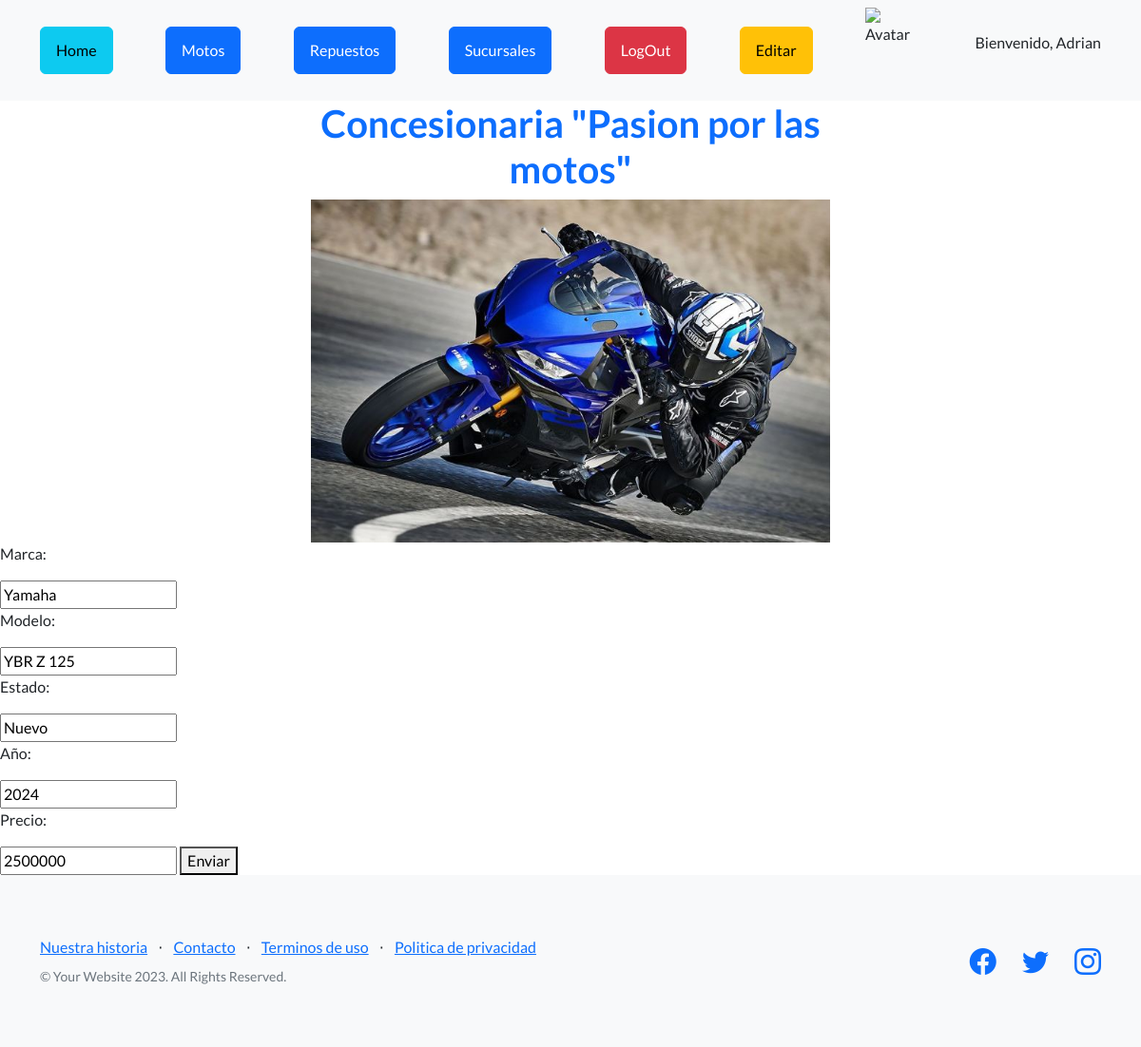
The page /AppCandas/editar_moto/1/ (signed in) on the database its author committed.
### AppCandas/models.py (models this page shows, shortened)
class Moto(models.Model):
    marca = models.CharField(max_length=40)
    modelo = models.CharField(max_length=40)
    estado = models.CharField(max_length=20)
    año = models.IntegerField()
    precio = models.IntegerField()

### AppCandas/views.py (the view)
# urls.py: path("editar_moto/<int:id>/", views.editar_moto, name="editar_moto"),
def editar_moto(request, id):
    moto = Moto.objects.get(id=id)
    if request.method == "POST":
        mi_formulario = Moto_formulario(request.POST)
        if mi_formulario.is_valid():
            datos = mi_formulario.cleaned_data
            moto.marca = datos["marca"]
            moto.modelo = datos["modelo"]
            moto.estado = datos["estado"]
            moto.año = datos["año"]
            moto.precio = datos["precio"]
            moto.save()
            moto = Moto.objects.all()
            return render(request, "motos.html", {"motos":moto})
    else:
        mi_formulario = Moto_formulario(initial={"marca":moto.marca, "modelo": moto.modelo, "estado":moto.estado, "año":moto.año, "precio":moto.precio})
    return render(request, "editar_moto.html", {"mi_formulario": mi_formulario, "moto":moto})

### AppCandas/forms.py
class Moto_formulario(forms.Form):
    marca = forms.CharField(max_length=40)
    modelo = forms.CharField(max_length=40)
    estado = forms.CharField(max_length=40)
    año = forms.IntegerField()
    precio = forms.IntegerField()

### AppCandas/templates/editar_moto.html (shortened to what this page needs)
{% extends "padre.html" %}
{% load static %}
{% block contenido %}
    <form action="{% url 'editar_moto' moto.id %}" method="POST">
        <p>Marca:</p>
        {{mi_formulario.marca}}
        <p>Modelo:</p>
        {{mi_formulario.modelo}}
        <p>Estado:</p>
        {{mi_formulario.estado}}
        <p>Año:</p>
        {{mi_formulario.año}}
        <p>Precio:</p>
        {{mi_formulario.precio}}
        <button>Enviar</button>
    </form>
{% endblock %}

### AppCandas/templates/padre.html (shortened to what this page needs)
<!DOCTYPE html>
<html lang="en">
    <head>
        {% load static %}
        <link href="https://cdn.jsdelivr.net/npm/bootstrap-icons@1.5.0/font/bootstrap-icons.css" rel="stylesheet" type="text/css" />
        <link href="{% static 'AppCandas/css/styles.css' %}" rel="stylesheet" />
    </head>
    <body>
        <nav class="navbar navbar-light bg-light static-top">
            <div class="container">
                <a class="btn btn-info" href="{% url 'home' %}">Home</a>
                <a class="btn btn-primary" href="{% url 'motos' %}">Motos</a>
                <a class="btn btn-primary" href="{% url 'repuestos' %}">Repuestos</a>
                <a class="btn btn-primary" href="{% url 'sucursales' %}">Sucursales</a>
                {% if request.user.is_authenticated %}
                <a href="{% url 'logout' %}" class="btn btn-danger">LogOut</a>
                <a href="{% url 'editar_perfil' %}" class="btn btn-warning">Editar</a>
                {% endif %}
                {% if request.user.is_authenticated %}
                <img src="{{ url }}" alt="Avatar" width="60px" height="90px">
                <p>Bienvenido, {{ request.user.username }}</p>
                {% endif %}
            </div>
        </nav>
        <header class="">
            <div class="container position-relative">
                <div class="row justify-content-center">
                    <div class="col-xl-6">
                        <div class="text-center">
                            <h1 class="text-primary">Concesionaria "Pasion por las motos"</h1>
                            <img src="{% static 'AppCandas/assets/img/captura.jpg' %}" alt="" width="600px" height="600px" class="img-fluid">
                        </div>
                    </div>
                </div>
            </div>
        </header>
        {%block contenido %}
        {% endblock %}
        <footer class="footer bg-light">
            <div class="container">
                <div class="row">
                    <div class="col-lg-6 h-100 text-center text-lg-start my-auto">
                        <ul class="list-inline mb-2">
                            <li class="list-inline-item"><a href="#!">Nuestra historia</a></li>
                            <li class="list-inline-item">⋅</li>
                            <li class="list-inline-item"><a href="#!">Contacto</a></li>
                            <li class="list-inline-item">⋅</li>
                            <li class="list-inline-item"><a href="#!">Terminos de uso</a></li>
                            <li class="list-inline-item">⋅</li>
                            <li class="list-inline-item"><a href="#!">Politica de privacidad</a></li>
                        </ul>
                        <p class="text-muted small mb-4 mb-lg-0">&copy; Your Website 2023. All Rights Reserved.</p>
                    </div>
                    <div class="col-lg-6 h-100 text-center text-lg-end my-auto">
                        <ul class="list-inline mb-0">
                            <li class="list-inline-item me-4">
                                <a href="#!"><i class="bi-facebook fs-3"></i></a>
                            </li>
                            <li class="list-inline-item me-4">
                                <a href="#!"><i class="bi-twitter fs-3"></i></a>
                            </li>
                            <li class="list-inline-item">
                                <a href="#!"><i class="bi-instagram fs-3"></i></a>
                            </li>
                        </ul>
                    </div>
                </div>
            </div>
        </footer>
    </body>
</html>

### rows shown on the page
Moto: marca "Yamaha", modelo "YBR Z 125", estado "Nuevo", año "2024", precio "2500000"

### other values the page prints
{{ request.user.username }} "Adrian"
